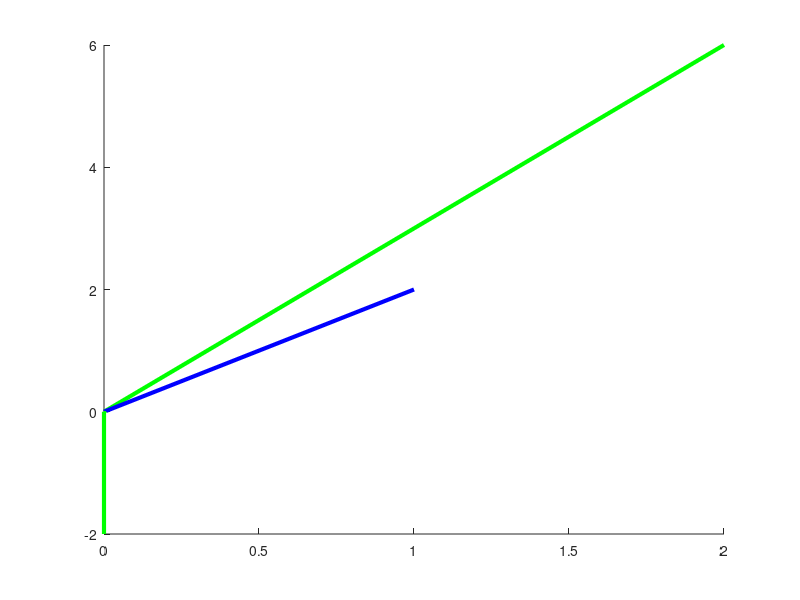

Recreate this plot in MATLAB.
%%
% Course: Linear Algebra
% Test in the set

% set to test
s = [ [2 6 -3]' [0 -2 9]'];

% is this vector in the set?
vec = [1 2 3];

% Plot to see
figure(6), clf, hold on;
plot3([0 s(1,1)],[0 s(2,1)], [0 s(3,1)], 'g', 'linew', 3);
plot3([0 s(1,2)],[0 s(2,2)], [0 s(3,2)], 'g', 'linew', 3);

% plot the vector to see if it falls in the span above
plot3([0 vec(1)], [0 vec(2)], [0 vec(3)], 'b', 'linew', 3);

rotate3d on;
